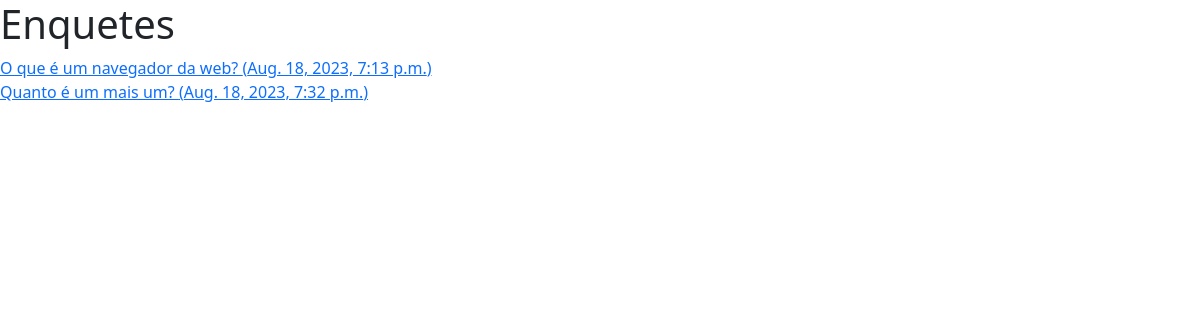
The page / on the database its author committed.
### polls/models.py (models this page shows)
class Question(models.Model):
    question_text = models.CharField(max_length=200)
    pubdate = models.DateTimeField()

### polls/views.py (the view)
# urls.py: path('', IndexView.as_view(),name='index'),
class IndexView(ListView):
    model = Question
    template_name = "index.html"
    context_object_name = 'questions'

### polls/templates/index.html (shortened to what this page needs)
<!doctype html>
<html lang="en">
  <head>
    <link href="https://cdn.jsdelivr.net/npm/bootstrap@5.3.1/dist/css/bootstrap.min.css" rel="stylesheet">
  </head>
  <body>
    <h1>Enquetes</h1>
    {% for question in questions %}
    <a href='{% url 'question' question.id %}'>{{ question.question_text }} ({{question.pubdate}})</a><br>
    {% endfor %}
  </body>
</html>

### rows shown on the page
Question: question_text "O que é um navegador da web?", pubdate "Aug. 18, 2023, 7:13 p.m."
Question: question_text "Quanto é um mais um?", pubdate "Aug. 18, 2023, 7:32 p.m."
